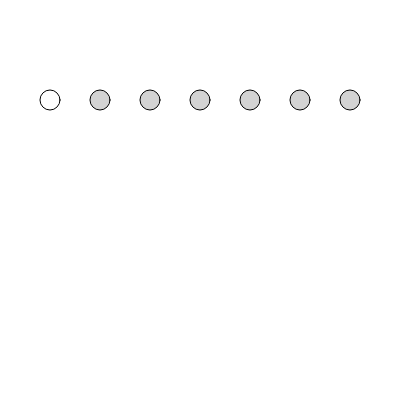
Frame 1 (no input)
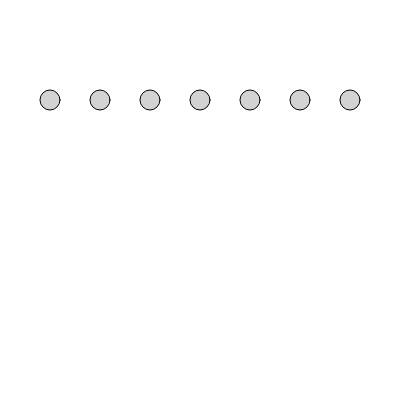
Frame 60 (no input)
Frame 120 (the mouse pressed at the canvas centre since frame 60): identical to frame 60, image omitted

The p5.js sketch that drew these frames (run headless with seeded random() and noise() and a simulated clock; from frame 60 on, the mouse is pressed at the canvas centre):

// p5.js sketch
// ── sketch.js
function setup() {
  createCanvas(400, 400);
}

function draw() {
  background(255);

for(a = 50; a < 400; a = a + 50){
  circle(a,100,20)
  fill(211, 211, 211)
}
}
